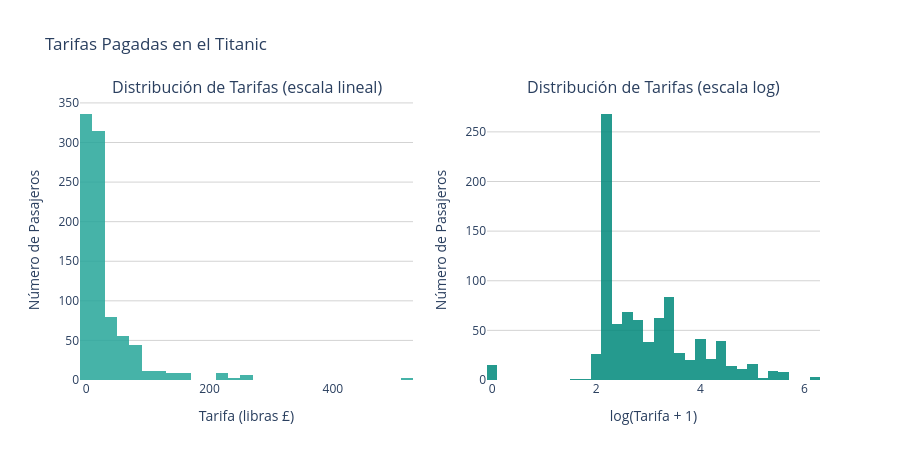

Notebook cell for this chart:
### Markdown cell above
### Versión Plotly

### Code cell
from plotly.subplots import make_subplots
import plotly.graph_objects as go
import numpy as np

fare_log_p4 = np.log1p(df['Fare'])

fig = make_subplots(
    rows=1, cols=2,
    subplot_titles=['Distribución de Tarifas (escala lineal)',
                    'Distribución de Tarifas (escala log)']
)
fig.add_trace(go.Histogram(
    x=df['Fare'], nbinsx=50,
    marker_color='#26A69A', opacity=0.85, name='Tarifa',
    hovertemplate='Tarifa: £%{x:.1f}<br>Pasajeros: %{y}<extra></extra>'
), row=1, col=1)
fig.add_trace(go.Histogram(
    x=fare_log_p4, nbinsx=40,
    marker_color='#00897B', opacity=0.85, name='log(Tarifa+1)',
    hovertemplate='log(Tarifa+1): %{x:.2f}<br>Pasajeros: %{y}<extra></extra>'
), row=1, col=2)
fig.update_layout(
    title='Tarifas Pagadas en el Titanic',
    showlegend=False, plot_bgcolor='white', height=460,
    hoverlabel=dict(bgcolor='white', font_size=12)
)
fig.update_xaxes(title_text='Tarifa (libras £)', row=1, col=1)
fig.update_xaxes(title_text='log(Tarifa + 1)', row=1, col=2)
fig.update_yaxes(title_text='Número de Pasajeros', gridcolor='lightgrey')
fig.show()

print(f'Tarifa mínima:  £{df["Fare"].min():.2f}')
print(f'Tarifa mediana: £{df["Fare"].median():.2f}')
print(f'Tarifa media:   £{df["Fare"].mean():.2f}')
print(f'Tarifa máxima:  £{df["Fare"].max():.2f}')

### Figure 1 — Plotly figure (JSON) as saved in the notebook; plotly's stock layout.template omitted (floating-point values rounded to 4 significant figures; data arrays with more than 128 entries replaced by an {"elided": "..."} marker saying what was removed)
{"data": [{"hovertemplate": "Tarifa: £%{x:.1f}<br>Pasajeros: %{y}<extra></extra>", "marker": {"color": "#26A69A"}, "name": "Tarifa", "nbinsx": 50, "opacity": 0.85, "type": "histogram", "x": {"elided": "891 float values"}, "xaxis": "x", "yaxis": "y"}, {"hovertemplate": "log(Tarifa+1): %{x:.2f}<br>Pasajeros: %{y}<extra></extra>", "marker": {"color": "#00897B"}, "name": "log(Tarifa+1)", "nbinsx": 40, "opacity": 0.85, "type": "histogram", "x": {"elided": "891 float values"}, "xaxis": "x2", "yaxis": "y2"}], "layout": {"annotations": [{"font": {"size": 16}, "showarrow": false, "text": "Distribución de Tarifas (escala lineal)", "x": 0.225, "xanchor": "center", "xref": "paper", "y": 1, "yanchor": "bottom", "yref": "paper"}, {"font": {"size": 16}, "showarrow": false, "text": "Distribución de Tarifas (escala log)", "x": 0.775, "xanchor": "center", "xref": "paper", "y": 1, "yanchor": "bottom", "yref": "paper"}], "height": 460, "hoverlabel": {"bgcolor": "white", "font": {"size": 12}}, "plot_bgcolor": "white", "showlegend": false, "title": {"text": "Tarifas Pagadas en el Titanic"}, "xaxis": {"anchor": "y", "domain": [0, 0.45], "title": {"text": "Tarifa (libras £)"}}, "xaxis2": {"anchor": "y2", "domain": [0.55, 1], "title": {"text": "log(Tarifa + 1)"}}, "yaxis": {"anchor": "x", "domain": [0, 1], "gridcolor": "lightgrey", "title": {"text": "Número de Pasajeros"}}, "yaxis2": {"anchor": "x2", "domain": [0, 1], "gridcolor": "lightgrey", "title": {"text": "Número de Pasajeros"}}}}
